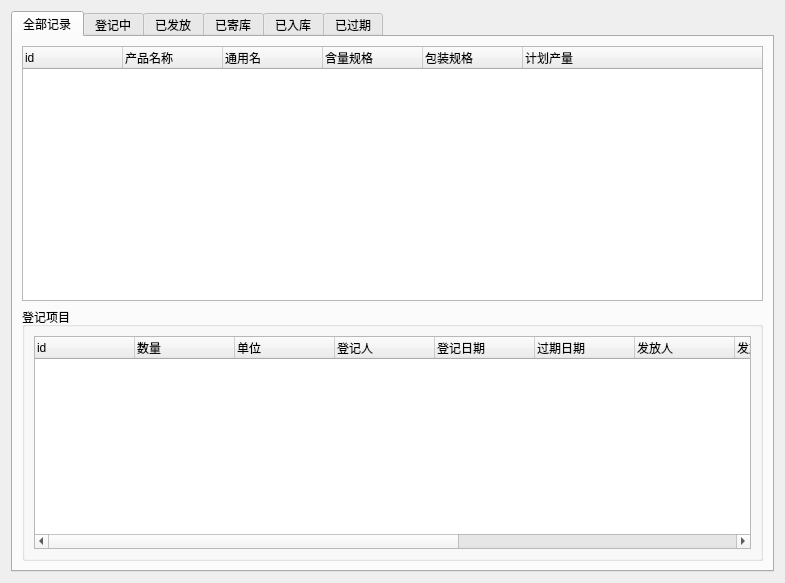
<?xml version="1.0" encoding="UTF-8"?>
<ui version="4.0">
 <class>Form</class>
 <widget class="QWidget" name="Form">
  <property name="geometry">
   <rect>
    <x>0</x>
    <y>0</y>
    <width>785</width>
    <height>583</height>
   </rect>
  </property>
  <property name="windowTitle">
   <string>Form</string>
  </property>
  <layout class="QGridLayout" name="gridLayout">
   <item row="0" column="0">
    <widget class="QTabWidget" name="tabWidget">
     <property name="currentIndex">
      <number>0</number>
     </property>
     <widget class="QWidget" name="tab_0">
      <attribute name="title">
       <string>全部记录</string>
      </attribute>
      <layout class="QGridLayout" name="gridLayout_2">
       <item row="0" column="0">
        <widget class="QTreeWidget" name="treeWidget_prodlist">
         <property name="contextMenuPolicy">
          <enum>Qt::CustomContextMenu</enum>
         </property>
         <property name="selectionMode">
          <enum>QAbstractItemView::ExtendedSelection</enum>
         </property>
         <column>
          <property name="text">
           <string>id</string>
          </property>
         </column>
         <column>
          <property name="text">
           <string>产品名称</string>
          </property>
         </column>
         <column>
          <property name="text">
           <string>通用名</string>
          </property>
         </column>
         <column>
          <property name="text">
           <string>含量规格</string>
          </property>
         </column>
         <column>
          <property name="text">
           <string>包装规格</string>
          </property>
         </column>
         <column>
          <property name="text">
           <string>计划产量</string>
          </property>
         </column>
        </widget>
       </item>
       <item row="1" column="0">
        <widget class="QGroupBox" name="groupBox">
         <property name="title">
          <string>登记项目</string>
         </property>
         <layout class="QGridLayout" name="gridLayout_3">
          <item row="0" column="0">
           <widget class="QTreeWidget" name="treeWidget_oddmentlist">
            <property name="contextMenuPolicy">
             <enum>Qt::CustomContextMenu</enum>
            </property>
            <property name="selectionMode">
             <enum>QAbstractItemView::ExtendedSelection</enum>
            </property>
            <column>
             <property name="text">
              <string>id</string>
             </property>
            </column>
            <column>
             <property name="text">
              <string>数量</string>
             </property>
            </column>
            <column>
             <property name="text">
              <string>单位</string>
             </property>
            </column>
            <column>
             <property name="text">
              <string>登记人</string>
             </property>
            </column>
            <column>
             <property name="text">
              <string>登记日期</string>
             </property>
            </column>
            <column>
             <property name="text">
              <string>过期日期</string>
             </property>
            </column>
            <column>
             <property name="text">
              <string>发放人</string>
             </property>
            </column>
            <column>
             <property name="text">
              <string>发放日期</string>
             </property>
            </column>
            <column>
             <property name="text">
              <string>寄库人</string>
             </property>
            </column>
            <column>
             <property name="text">
              <string>寄库日期</string>
             </property>
            </column>
            <column>
             <property name="text">
              <string>接收人</string>
             </property>
            </column>
            <column>
             <property name="text">
              <string>接收日期</string>
             </property>
            </column>
           </widget>
          </item>
         </layout>
        </widget>
       </item>
      </layout>
     </widget>
     <widget class="QWidget" name="tab_1">
      <attribute name="title">
       <string>登记中</string>
      </attribute>
     </widget>
     <widget class="QWidget" name="tab_2">
      <attribute name="title">
       <string>已发放</string>
      </attribute>
     </widget>
     <widget class="QWidget" name="tab_3">
      <attribute name="title">
       <string>已寄库</string>
      </attribute>
     </widget>
     <widget class="QWidget" name="tab_4">
      <attribute name="title">
       <string>已入库</string>
      </attribute>
     </widget>
     <widget class="QWidget" name="tab_5">
      <attribute name="title">
       <string>已过期</string>
      </attribute>
     </widget>
    </widget>
   </item>
  </layout>
 </widget>
 <resources/>
 <connections/>
</ui>
